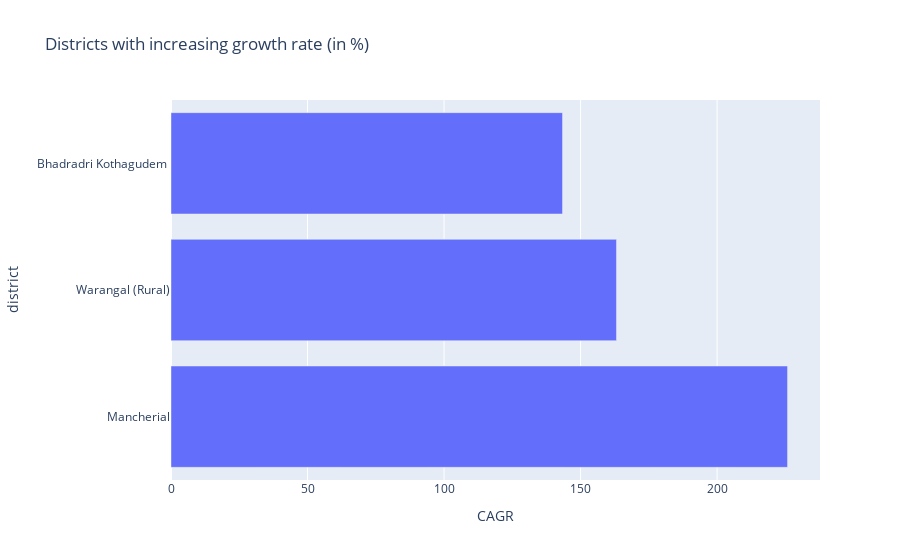

The cell this chart's notebook holds for it:
### Code cell
px.bar(top_CAGR,
       x='CAGR',
       title='Districts with increasing growth rate (in %)')

### Figure 1 — Plotly figure (JSON) as saved in the notebook; plotly's stock layout.template omitted (floating-point values rounded to 4 significant figures)
{"data": [{"alignmentgroup": "True", "hovertemplate": "CAGR=%{x}<br>district=%{y}<extra></extra>", "legendgroup": "", "marker": {"color": "#636efa", "pattern": {"shape": ""}}, "name": "", "offsetgroup": "", "orientation": "h", "showlegend": false, "textposition": "auto", "type": "bar", "x": [225.8, 163.1, 143.4], "xaxis": "x", "y": ["Mancherial", "Warangal (Rural)", "Bhadradri Kothagudem "], "yaxis": "y"}], "layout": {"barmode": "relative", "legend": {"tracegroupgap": 0}, "title": {"text": "Districts with increasing growth rate (in %)"}, "xaxis": {"anchor": "y", "domain": [0, 1], "title": {"text": "CAGR"}}, "yaxis": {"anchor": "x", "domain": [0, 1], "title": {"text": "district"}}}}
